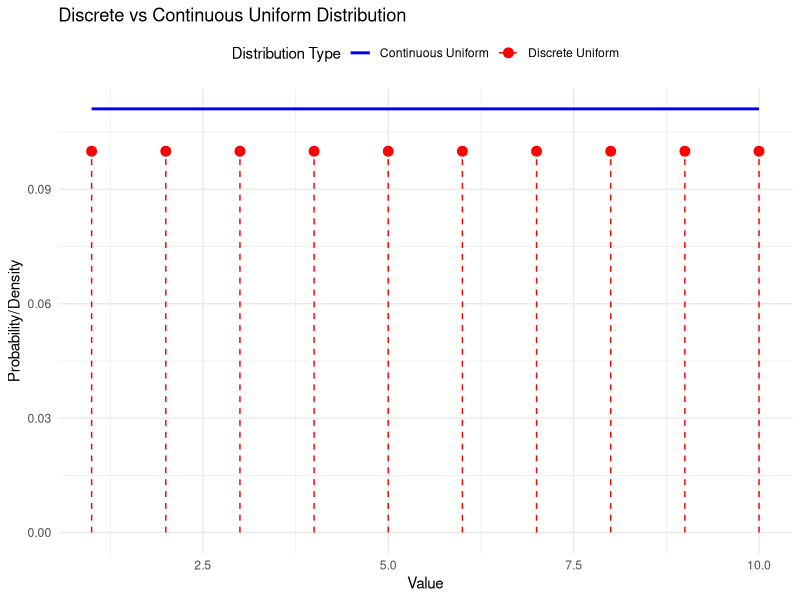

R code for this plot:
library(ggplot2)

# Parameters
min_val <- 1 # Minimum value
max_val <- 10 # Maximum value
n_discrete <- 10 # Number of discrete points
n_continuous <- 1000 # Points for continuous curve

# Create data frames
discrete_data <- data.frame(
  x = min_val:max_val,
  y = rep(1 / n_discrete, n_discrete),
  type = "Discrete Uniform"
)

continuous_data <- data.frame(
  x = seq(min_val, max_val, length.out = n_continuous),
  y = dunif(seq(min_val, max_val, length.out = n_continuous), min_val, max_val),
  type = "Continuous Uniform"
)

# Combine data for plotting
plot_data <- rbind(
  transform(discrete_data, distribution = "Discrete"),
  transform(continuous_data, distribution = "Continuous")
)

# Create plot
ggplot() +
  # Continuous uniform distribution
  geom_line(
    data = subset(plot_data, distribution == "Continuous"),
    aes(x = x, y = y, color = type),
    size = 1
  ) +
  # Discrete uniform distribution
  geom_point(
    data = subset(plot_data, distribution == "Discrete"),
    aes(x = x, y = y, color = type),
    size = 3
  ) +
  geom_segment(
    data = subset(plot_data, distribution == "Discrete"),
    aes(x = x, xend = x, y = 0, yend = y, color = type),
    linetype = "dashed",
    size = 0.5
  ) +
  # Aesthetics
  scale_color_manual(
    values = c("Continuous Uniform" = "blue", "Discrete Uniform" = "red")
  ) +
  labs(
    title = "Discrete vs Continuous Uniform Distribution",
    x = "Value",
    y = "Probability/Density",
    color = "Distribution Type"
  ) +
  theme_minimal() +
  theme(legend.position = "top")
